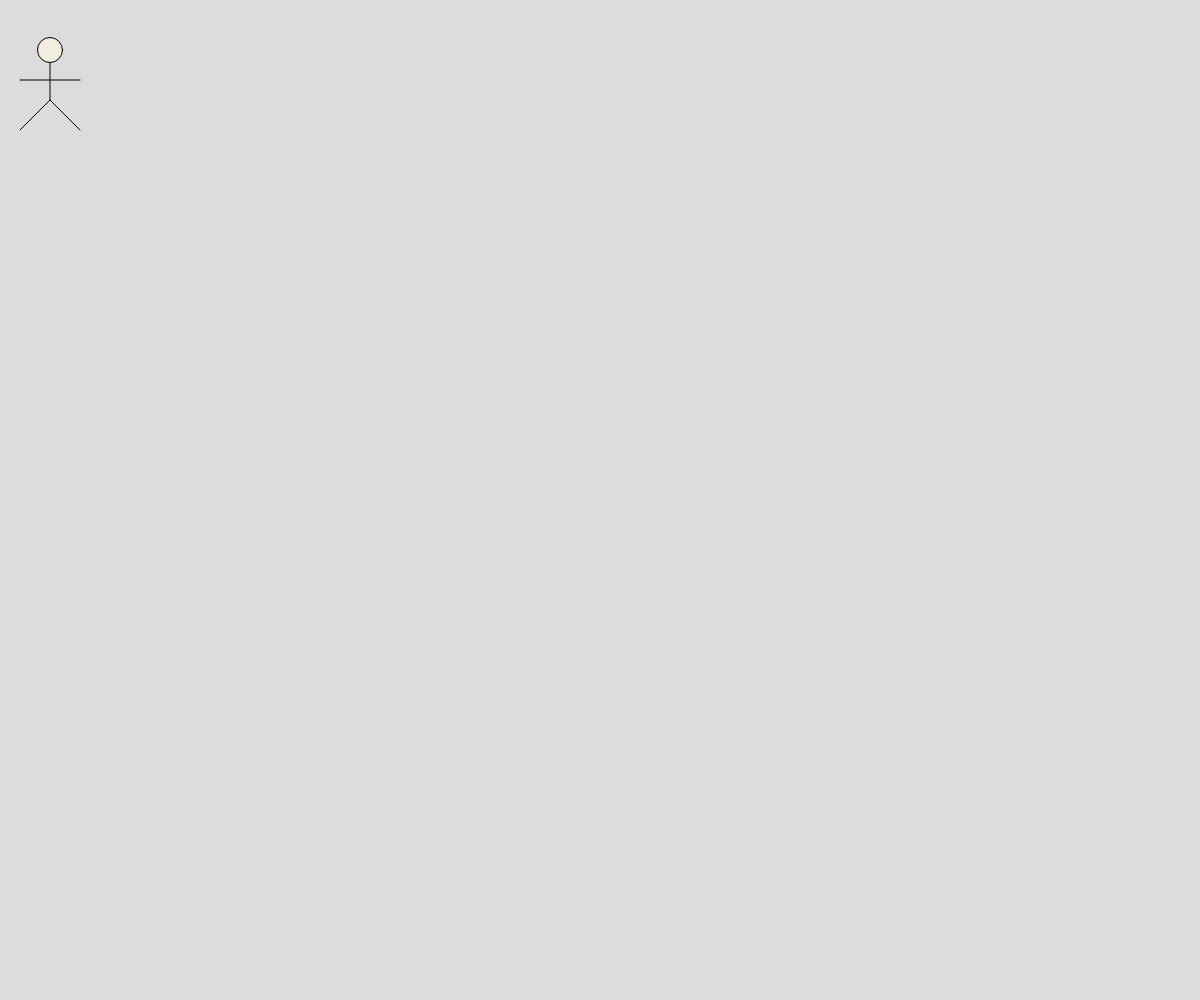
Frame 1 (no input)
Frame 60 (no input): identical to frame 1, image omitted
Frame 120 (the mouse pressed at the canvas centre since frame 60): identical to frame 1, image omitted

The p5.js sketch that drew this single still picture (run headless with seeded random() and noise() and a simulated clock; from frame 60 on, the mouse is pressed at the canvas centre):

// p5.js sketch
// ── sketch.js
function setup() {
  print("Setup runs once, at the start")
  createCanvas(windowWidth, windowHeight);
}


function draw() {
  background(220)
  drawCircles();

}
function drawCircles(){

  fill(239, 238, 225)
  circle(50, 50, 25)

  line(50,63,50,100)

  line(50,100,20,130)

  line(50,100,80,130)

  line(20,80,80,80)

}
